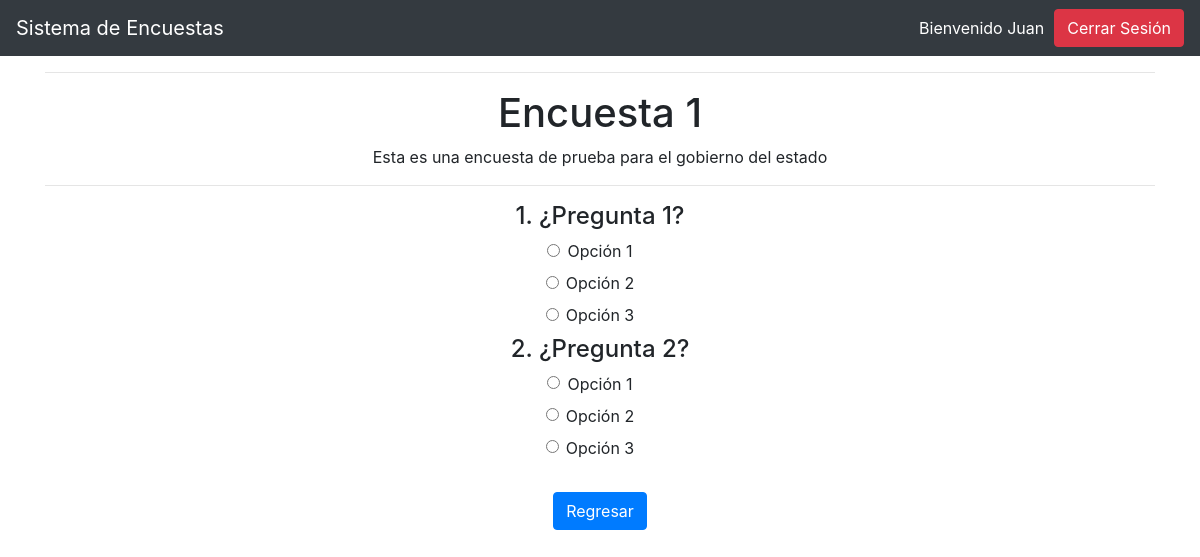
The app's page /administrador/vista_previa.php?id_encuesta=1 (signed in) with its own data.
### tables this page shows
CREATE TABLE `encuestas` (
  `id_encuesta` int(11) NOT NULL,
  `id_usuario` int(11) NOT NULL,
  `titulo` varchar(150) NOT NULL,
  `descripcion` text NOT NULL,
  `estado` tinyint(1) NOT NULL,
  `fecha_inicio` timestamp NOT NULL DEFAULT '0000-00-00 00:00:00',
  `fecha_final` timestamp NOT NULL DEFAULT '0000-00-00 00:00:00'
);

CREATE TABLE `preguntas` (
  `id_pregunta` int(11) NOT NULL,
  `id_encuesta` int(11) NOT NULL,
  `titulo` varchar(150) NOT NULL,
  `id_tipo_pregunta` int(11) NOT NULL
);

CREATE TABLE `opciones` (
  `id_opcion` int(11) NOT NULL,
  `id_pregunta` int(11) NOT NULL,
  `valor` varchar(50) NOT NULL
);

### administrador/vista_previa.php (the view, shortened to what this page needs)
<?php
  	require "../conexion.php";
  	$id_encuesta = $_GET['id_encuesta'];
 	$query2 = "SELECT * FROM preguntas WHERE id_encuesta = '$id_encuesta'";
  	$respuesta2 = $con->query($query2);
  	$query3 = "SELECT encuestas.titulo, encuestas.descripcion, preguntas.id_pregunta, preguntas.id_encuesta, preguntas.id_tipo_pregunta
		FROM preguntas
		INNER JOIN encuestas
		ON preguntas.id_encuesta = encuestas.id_encuesta
		WHERE preguntas.id_encuesta = '$id_encuesta'";
	$respuesta3 = $con->query($query3);
	$row3 = $respuesta3->fetch_assoc();
 ?>
<!DOCTYPE html>
<html lang="es">
<head>
  <link rel="stylesheet" href="../css/bootstrap.min.css">
</head>
<body>
	<nav class="navbar navbar-expand-lg navbar-dark bg-dark">
      <a class="navbar-brand" href="javascript:void(0)">Sistema de Encuestas</a>
      <div class="collapse navbar-collapse" id="navb">
        <form class="form-inline my-2 my-lg-0" style="color: #fff">
		  	<?php
		        if (isset($_SESSION['u_usuario'])) {
		          echo "Bienvenido " . $_SESSION['u_usuario'] . "\t";
		          echo "<a href='../cerrar_sesion.php' class='btn btn-danger' style='margin-left: 10px'>Cerrar Sesión</a>";
		        } else {
		          header("Location: ../index.php");
		        }
	       ?>
        </form>
      </div>
  	</nav>
  	<center>
 	<div class="container text-center">
 		<hr />
 		<h1><?php echo $row3['titulo'] ?></h1>
 		<p><?php echo $row3['descripcion'] ?></p>
 		<form action="procesar.php" method="Post" autocomplete="off">
 		<hr />
 		<?php
 			$i = 1;
			while (($row2 = $respuesta2->fetch_assoc())) {
			$id = $row2['id_pregunta'];
			$query = "SELECT preguntas.id_pregunta, preguntas.titulo, preguntas.id_tipo_pregunta, opciones.id_opcion, opciones.valor
				FROM opciones
				INNER JOIN preguntas
				ON preguntas.id_pregunta = opciones.id_pregunta
                WHERE preguntas.id_pregunta = $id
				ORDER BY opciones.id_pregunta, opciones.id_opcion";
			$respuesta = $con->query($query);
		 ?>
		 	<div class="container col-md-12">
			<h4><?php echo "$i. " . $row2['titulo'] ?></h4>
		<?php
			while (($row = $respuesta->fetch_assoc())) {
		 ?>
			<div class="radio">
		      <label><input class="form-check-input" type="radio" name="<?php echo $row['id_pregunta'] ?>" value="<?php echo $row['id_opcion'] ?>" required> <?php echo $row['valor'] ?></label>
		    </div>
		<?php
			}
			$i++;
		}
		 ?>
		 	</div>
		<br/>
		<a href="index.php" class="btn btn-primary">Regresar</a>
		</form>
 	</div>
	</center>
</body>
</html>

### records on screen
encuestas: titulo "Encuesta 1", descripcion "Esta es una encuesta de prueba para el gobierno del estado"
preguntas: titulo "¿Pregunta 1?"
opciones: valor "Opción 1"
opciones: valor "Opción 2"
opciones: valor "Opción 3"
preguntas: titulo "¿Pregunta 2?"
opciones: valor "Opción 1"
opciones: valor "Opción 2"
opciones: valor "Opción 3"

### other values on screen
$_SESSION['u_usuario'] "Juan"
